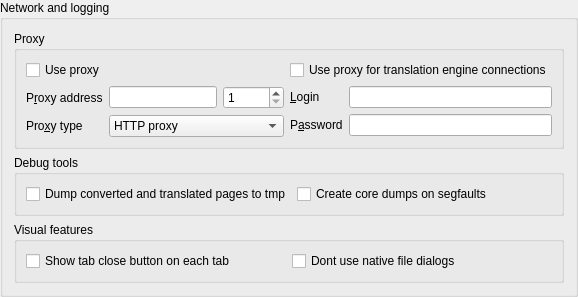
        <widget class="QGroupBox" name="groupBoxNetworkLogging">
         <property name="title">
          <string>Network and logging</string>
         </property>
         <layout class="QVBoxLayout" name="verticalLayout_42">
          <item>
           <widget class="QGroupBox" name="groupBoxProxy">
            <property name="title">
             <string>Proxy</string>
            </property>
            <layout class="QGridLayout" name="gridLayout">
             <item row="0" column="0">
              <widget class="QCheckBox" name="checkUseProxy">
               <property name="text">
                <string>Use proxy</string>
               </property>
              </widget>
             </item>
             <item row="0" column="1">
              <widget class="QCheckBox" name="checkUseProxyTranslator">
               <property name="text">
                <string>Use proxy for translation engine connections</string>
               </property>
              </widget>
             </item>
             <item row="1" column="0">
              <layout class="QFormLayout" name="formLayout_6">
               <item row="0" column="0">
                <widget class="QLabel" name="label_20">
                 <property name="text">
                  <string>P&amp;roxy address</string>
                 </property>
                 <property name="buddy">
                  <cstring>editProxyHost</cstring>
                 </property>
                </widget>
               </item>
               <item row="0" column="1">
                <layout class="QHBoxLayout" name="horizontalLayout_18">
                 <item>
                  <widget class="QLineEdit" name="editProxyHost"/>
                 </item>
                 <item>
                  <widget class="QSpinBox" name="spinProxyPort">
                   <property name="minimum">
                    <number>1</number>
                   </property>
                   <property name="maximum">
                    <number>65535</number>
                   </property>
                  </widget>
                 </item>
                </layout>
               </item>
               <item row="1" column="0">
                <widget class="QLabel" name="label_23">
                 <property name="text">
                  <string>Pro&amp;xy type</string>
                 </property>
                 <property name="buddy">
                  <cstring>listProxyType</cstring>
                 </property>
                </widget>
               </item>
               <item row="1" column="1">
                <widget class="QComboBox" name="listProxyType">
                 <property name="sizePolicy">
                  <sizepolicy hsizetype="Expanding" vsizetype="Fixed">
                   <horstretch>0</horstretch>
                   <verstretch>0</verstretch>
                  </sizepolicy>
                 </property>
                 <item>
                  <property name="text">
                   <string>HTTP proxy</string>
                  </property>
                 </item>
                 <item>
                  <property name="text">
                   <string>HTTP transparent proxy</string>
                  </property>
                 </item>
                 <item>
                  <property name="text">
                   <string>SOCKS5 proxy</string>
                  </property>
                 </item>
                </widget>
               </item>
              </layout>
             </item>
             <item row="1" column="1">
              <layout class="QFormLayout" name="formLayout_5">
               <item row="0" column="0">
                <widget class="QLabel" name="label_21">
                 <property name="text">
                  <string>&amp;Login</string>
                 </property>
                 <property name="buddy">
                  <cstring>editProxyLogin</cstring>
                 </property>
                </widget>
               </item>
               <item row="0" column="1">
                <widget class="QLineEdit" name="editProxyLogin"/>
               </item>
               <item row="1" column="0">
                <widget class="QLabel" name="label_22">
                 <property name="text">
                  <string>P&amp;assword</string>
                 </property>
                 <property name="buddy">
                  <cstring>editProxyPassword</cstring>
                 </property>
                </widget>
               </item>
               <item row="1" column="1">
                <widget class="QLineEdit" name="editProxyPassword"/>
               </item>
              </layout>
             </item>
            </layout>
           </widget>
          </item>
          <item>
           <widget class="QGroupBox" name="groupBox_6">
            <property name="title">
             <string>Debug tools</string>
            </property>
            <layout class="QGridLayout" name="gridLayout_2">
             <item row="0" column="0">
              <widget class="QCheckBox" name="checkDumpHtml">
               <property name="text">
                <string>Dump converted and translated pages to tmp</string>
               </property>
              </widget>
             </item>
             <item row="0" column="1">
              <widget class="QCheckBox" name="checkCreateCoredumps">
               <property name="text">
                <string>Create core dumps on segfaults</string>
               </property>
              </widget>
             </item>
            </layout>
           </widget>
          </item>
          <item>
           <widget class="QGroupBox" name="groupBox_7">
            <property name="title">
             <string>Visual features</string>
            </property>
            <layout class="QHBoxLayout" name="horizontalLayout_23">
             <item>
              <widget class="QCheckBox" name="checkTabCloseBtn">
               <property name="text">
                <string>Show tab close button on each tab</string>
               </property>
              </widget>
             </item>
             <item>
              <widget class="QCheckBox" name="checkDontUseNativeFileDialogs">
               <property name="text">
                <string>Dont use native file dialogs</string>
               </property>
              </widget>
             </item>
            </layout>
           </widget>
          </item>
         </layout>
        </widget>
